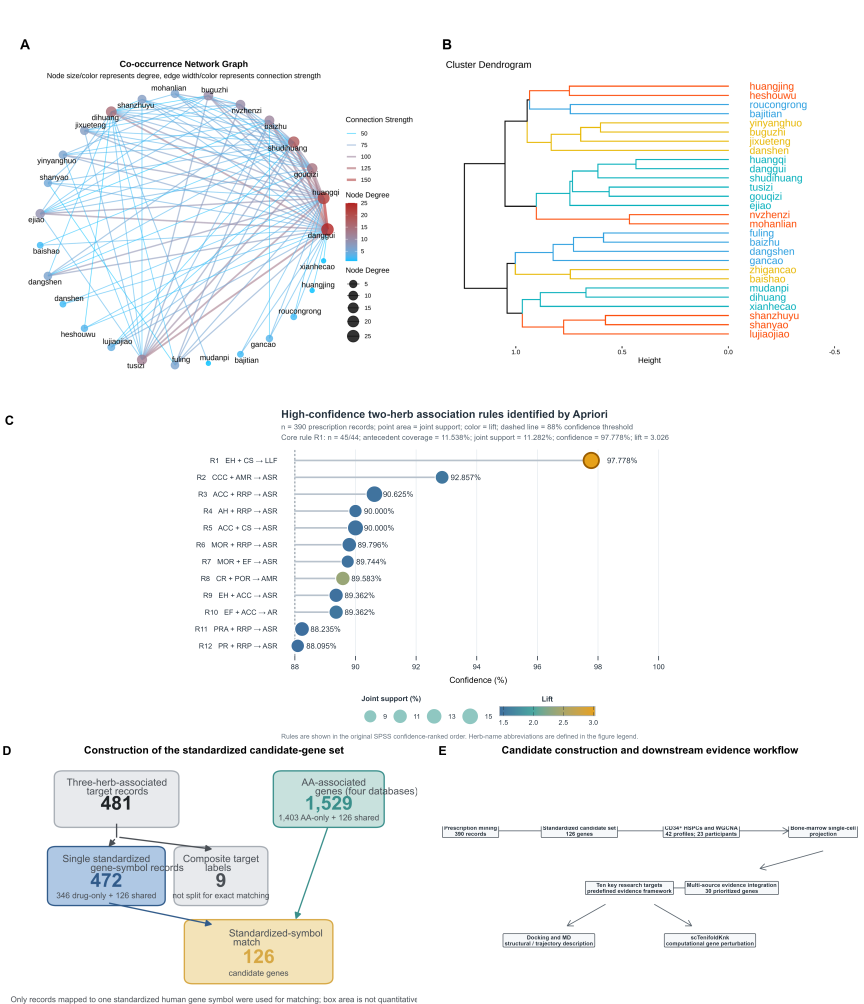
#> input picture derived_data/publication_intermediates/Figure1_pre_ppt_de.png, 4320 x 5020 px (shown at 1/5 size)
$ python assemble_static_publication_figures.py --asset-dir ../../derived_data/publication_intermediates --output-dir out
#> lines starting #> are read from the running program, lines starting #| are printed output that depends on the picture
#!/usr/bin/env python3
"""Rebuild publication Figures 1, 2, 4, 5, and 6 from approved intermediates.

The input PNGs are author-generated, publication-facing intermediates. They
contain no raw trajectories, model weights, credentials, private design table,
or licensed database export. The operations below are deterministic layout
operations only: Figure 1 panel replacement, Figure 4 spacer removal, and
panel-letter alignment for Figures 2, 5, and 6.
"""

from __future__ import annotations

import argparse
import hashlib
import json
import os
from pathlib import Path

from PIL import Image, ImageDraw, ImageFont


PADDING = 72
TOP_CROP_Y = 3710

PANEL_JOBS = {
    2: {
        "font_size": 70,
        "old_boxes": {
            "A": (10, 33, 43, 66),
            "B": (2173, 33, 2201, 66),
            "C": (12, 2083, 41, 2116),
            "D": (2173, 2083, 2201, 2116),
        },
        "targets": {
            "A": (10, 49),
            "B": (2173, 49),
            "C": (10, 2114),
            "D": (2173, 2114),
        },
    },
    3: {
        "font_size": 70,
        "old_boxes": {
            "A": (183, 17, 249, 83),
            "B": (2556, 17, 2611, 83),
            "C": (187, 2335, 244, 2403),
            "D": (2543, 2336, 2598, 2402),
        },
        "targets": {
            "A": (185, 146),
            "B": (2549, 146),
            "C": (185, 2463),
            "D": (2549, 2463),
        },
    },
    5: {
        "font_size": 128,
        "erase_margin": 0,
        "old_boxes": {
            "A": (142, 334, 186, 379),
            "B": (3683, 334, 3720, 379),
        },
        "targets": {
            "A": (67, 420),
            "B": (3675, 420),
        },
    },
    6: {
        "font_size": 70,
        "old_boxes": {
            "E": (22, 2934, 54, 2975),
            "F": (1462, 2934, 1491, 2975),
            "G": (2901, 2933, 2940, 2976),
        },
        "targets": {
            "E": (89, 2984),
            "F": (1487, 2984),
            "G": (2889, 2984),
        },
    },
}


def sha256(path: Path) -> str:
    digest = hashlib.sha256()
    with path.open("rb") as stream:
        for block in iter(lambda: stream.read(1024 * 1024), b""):
            digest.update(block)
    return digest.hexdigest()


def expand(box: tuple[int, int, int, int], amount: int, size: tuple[int, int]):
    x0, y0, x1, y1 = box
    width, height = size
    return (
        max(0, x0 - amount),
        max(0, y0 - amount),
        min(width, x1 + amount),
        min(height, y1 + amount),
    )


def default_font() -> Path:
    candidates = []
    windows_dir = os.environ.get("WINDIR")
    if windows_dir:
        font_dir = Path(windows_dir) / "Fonts"
        candidates.extend(
            [
                font_dir / "arialbd.ttf",
                font_dir / "calibrib.ttf",
                font_dir / "DejaVuSans-Bold.ttf",
            ]
        )
    candidates.extend(
        [
            Path("/usr/share/fonts/truetype/liberation2/LiberationSans-Bold.ttf"),
            Path("/usr/share/fonts/truetype/dejavu/DejaVuSans-Bold.ttf"),
        ]
    )
    for candidate in candidates:
        if candidate.is_file():
            return candidate
    raise FileNotFoundError("No supported bold sans-serif font was found")


def require_new_output_dir(path: Path) -> None:
    if path.exists() and any(path.iterdir()):
        raise FileExistsError(f"Output directory is not empty: {path}")
    path.mkdir(parents=True, exist_ok=True)


def assemble_figure1(asset_dir: Path, destination: Path) -> None:
    source = Image.open(asset_dir / "Figure1_pre_ppt_de.png").convert("RGB")
#> source is the input picture: PIL image 4320x5020 RGB; mean R, G, B 245, 246.6, 246.7
    panels_de = Image.open(asset_dir / "Figure1_panels_de.png").convert("RGB")
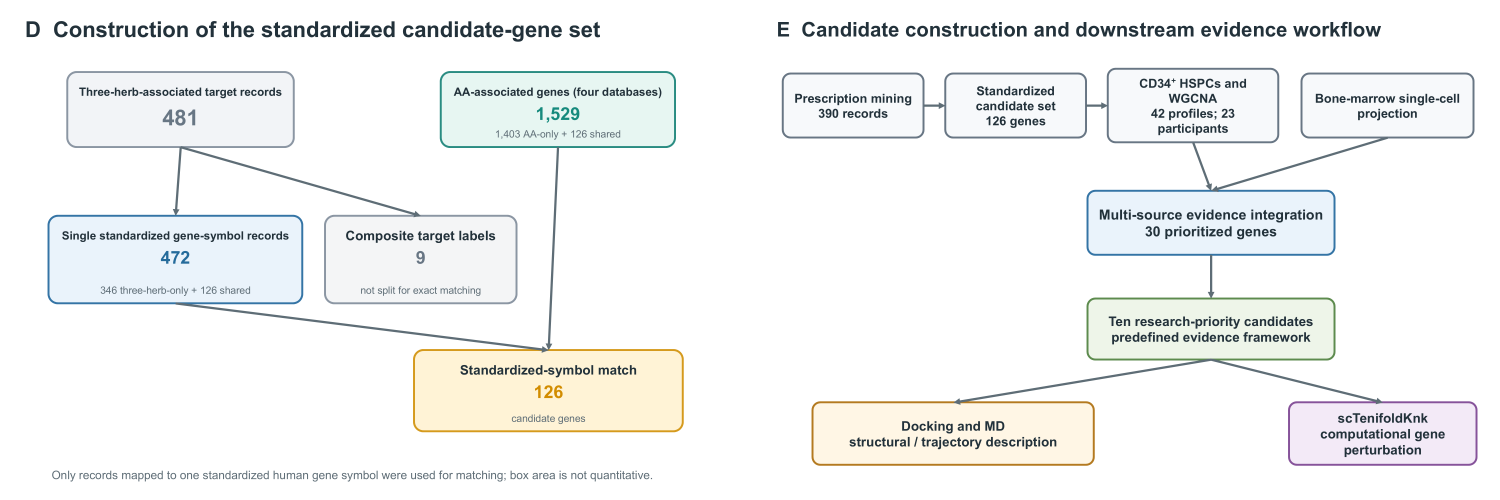
#> input picture derived_data/publication_intermediates/Figure1_panels_de.png, 6000 x 2000 px (shown at 1/4 size)
#> panels_de is the input picture: PIL image 6000x2000 RGB; mean R, G, B 242.5, 243.7, 243.1
    if source.size != (4320, 5020):
        raise ValueError(f"Unexpected Figure 1 source dimensions: {source.size}")
    top = source.crop((0, 0, source.width, TOP_CROP_Y))
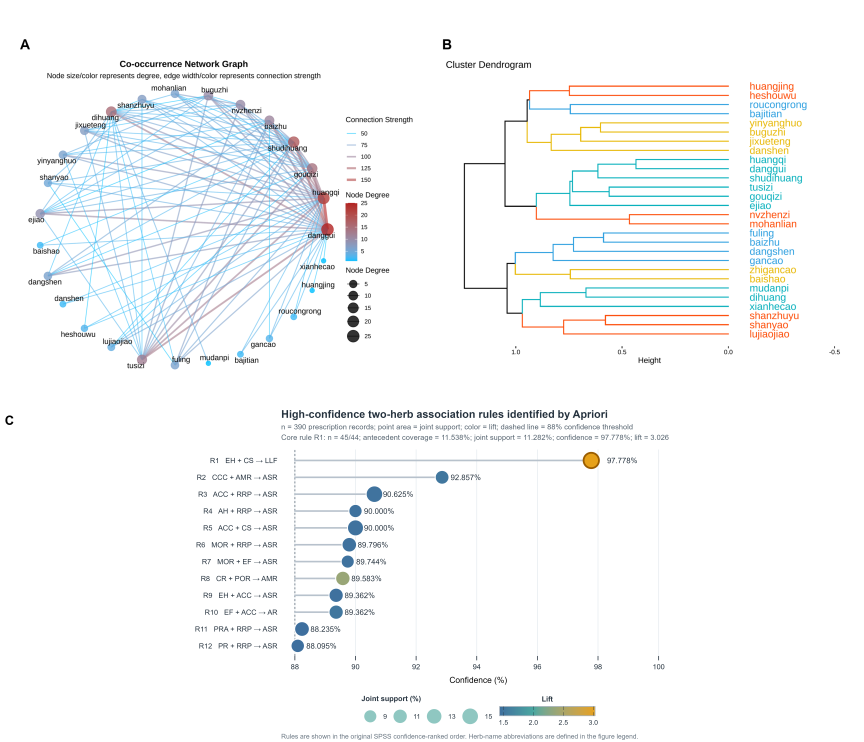
#> top: PIL image 4320x3710 RGB (shown at 1/5 size); mean R, G, B 246.5, 248.1, 248.6
    de_height = round(panels_de.height * source.width / panels_de.width)
#> de_height = 1440
    de_resized = panels_de.resize(
        (source.width, de_height), Image.Resampling.LANCZOS
    )
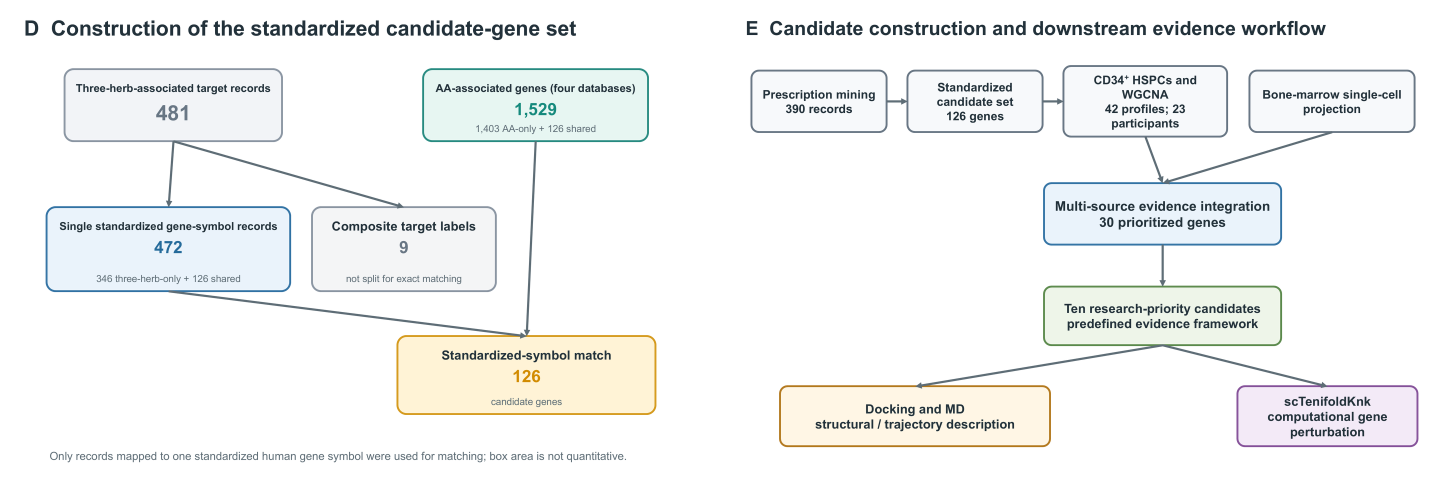
#> de_resized: PIL image 4320x1440 RGB (shown at 1/3 size); mean R, G, B 242.5, 243.6, 243.1
    composite = Image.new("RGB", (source.width, top.height + de_height), "white")
#> composite: PIL image 4320x5150 RGB; every value is 255
    composite.paste(top, (0, 0))
    composite.paste(de_resized, (0, top.height))
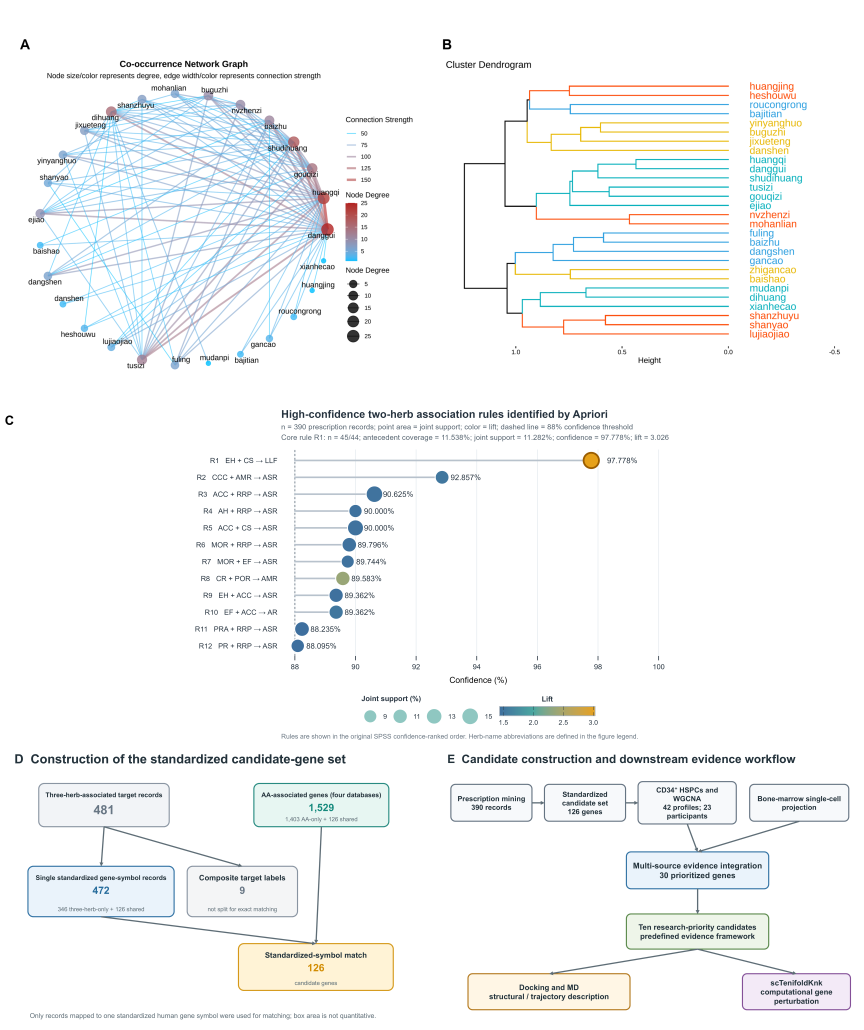
#> composite: PIL image 4320x5150 RGB (shown at 1/5 size); mean R, G, B 245.3, 246.8, 247
    scale = min(source.width / composite.width, source.height / composite.height)
#> scale = 0.975
    fitted = composite.resize(
        (round(composite.width * scale), round(composite.height * scale)),
        Image.Resampling.LANCZOS,
    )
    canvas = Image.new("RGB", source.size, "white")
#> canvas: PIL image 4320x5020 RGB; every value is 255
    canvas.paste(
        fitted,
        ((canvas.width - fitted.width) // 2, (canvas.height - fitted.height) // 2),
    )
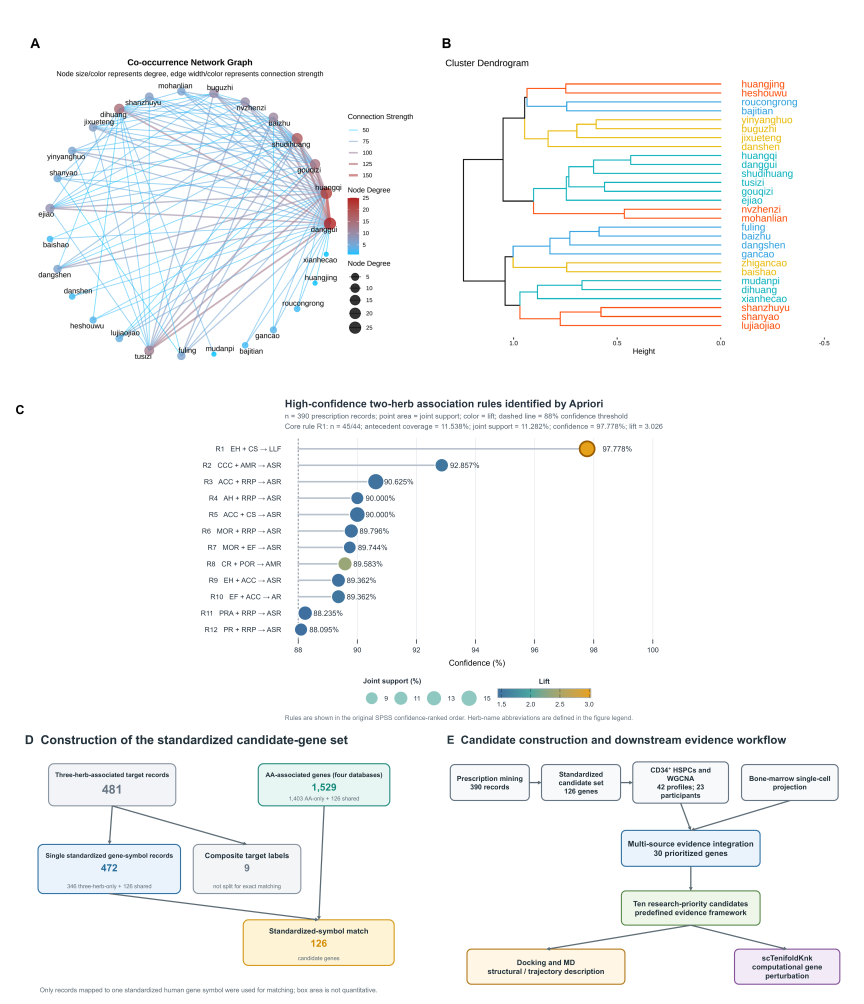
#> canvas: PIL image 4320x5020 RGB (shown at 1/5 size); mean R, G, B 245.6, 247, 247.2
    canvas.save(destination, dpi=(600, 600), optimize=True)


def align_panel_letters(
    source: Path, destination: Path, figure_number: int, font_path: Path
) -> None:
    job = PANEL_JOBS[figure_number]
#> (the run stopped early here; a loop or call above may not have finished)
